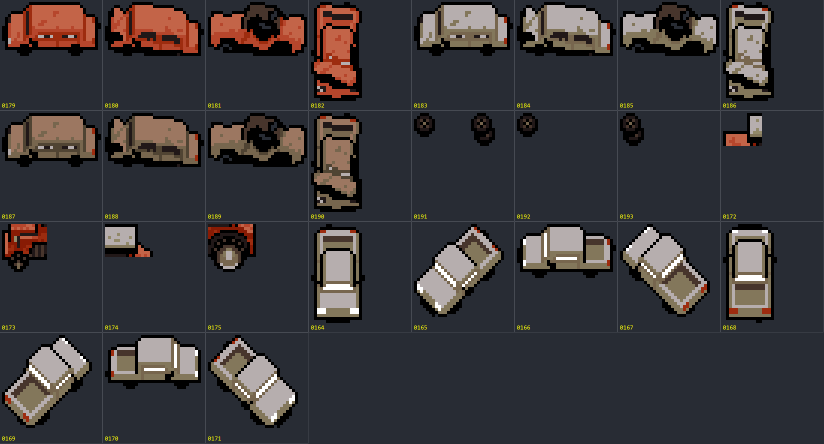
#> input picture tools/contact_sheets/sheet_vehicles.png, 1648 x 888 px (shown at 1/2 size)
$ python extract_contact_sprites.py
#> lines starting #> are read from the running program, lines starting #| are printed output that depends on the picture
# 从素材识别表（contact sheet，6x 放大+网格+标签）反向提取完好车辆 sprite（2026-07-18 F1）。
# 原始素材库未迁移到本机，识别表是仓库内唯一像素来源；6x→除 3 归一回 2x 管线。
# 运行：python tools/extract_contact_sprites.py → assets/sprites/environment/props/vehicle_*.png
from pathlib import Path

from PIL import Image

ROOT = Path(__file__).resolve().parent.parent
SHEET = ROOT / "tools" / "contact_sheets" / "sheet_vehicles.png"
OUT = ROOT / "assets" / "sprites" / "environment" / "props"
COLS = 8
SCALE = 6  # make_contact_sheets.ps1 $scale
PAD = 4

# 完好车辆的 (行, 列, 标签)——按识别表实际排布（行 2 后半 + 行 3 前三格）
TARGETS = [
    (2, 3, "0164"), (2, 4, "0165"), (2, 5, "0166"), (2, 6, "0167"), (2, 7, "0168"),
    (3, 0, "0169"), (3, 1, "0170"), (3, 2, "0171"),
]


def main() -> None:
    sheet = Image.open(SHEET).convert("RGBA")
#> sheet is the input picture: PIL image 1648x888 RGBA; mean R, G, B, A 57.5, 54.9, 57.6, 255
    cell_w = sheet.width // COLS
#> cell_w = 206
    rows = 4
    cell_h = sheet.height // rows
#> cell_h = 222
    sprite_w = cell_w - 2 * PAD
#> sprite_w = 198
    sprite_h = None  # 高度里含 label 区，取到 label 前：cellH = maxH*6 + labelH + 8
    # labelH 反推：假设 maxH*6 = cellH - labelH - 8，label 区约 18px（字体 9pt）
    label_h = 18
    sprite_h = cell_h - label_h - 2 * PAD
#> sprite_h = 196

    for row, col, label in TARGETS:
        x0 = col * cell_w + PAD
        y0 = row * cell_h + PAD
        region = sheet.crop((x0, y0, x0 + sprite_w, y0 + sprite_h))
        bg = region.getpixel((1, 1))
        px = region.load()
        for y in range(region.height):
            for x in range(region.width):
                p = px[x, y]
                if abs(p[0] - bg[0]) <= 6 and abs(p[1] - bg[1]) <= 6 and abs(p[2] - bg[2]) <= 6:
                    px[x, y] = (0, 0, 0, 0)
        bbox = region.getbbox()
        if bbox is None:
            print("[extract] 空:", label)
            continue
        region = region.crop(bbox)
        # 6x → 2x（除 3），对齐现有 props 管线
        small = region.resize((max(region.width // 3, 1), max(region.height // 3, 1)), Image.NEAREST)
        out = OUT / f"vehicle_{label}.png"
        small.save(out)
        print(f"[extract] {out.name}  {small.size}")
#> this loop made 8 passes
#> bbox on passes 1 to 8: (0, 0, 108, 196), (0, 0, 180, 186), (0, 0, 198, 108), (0, 0, 180, 186), (0, 0, 108, 196), (0, 0, 180, 186), (0, 0, 192, 108), (0, 0, 180, 186)
#> pass 1, in main, `region = sheet.crop((x0, y0, x0 + sprite_w, y0 + sprite_h))`:
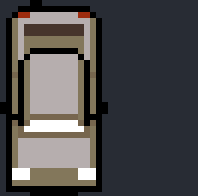
#> region: PIL image 198x196 RGBA; mean R, G, B, A 76.6, 75, 75.4, 255
#> pass 1, in main, `region = region.crop(bbox)`:
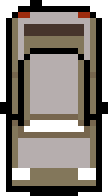
#> region: PIL image 108x196 RGBA; mean R, G, B, A 101.2, 94.3, 87.2, 217.4; transparent parts drawn white
#> pass 1, in main, `small = region.resize((max(region.width // 3, 1), max(region.height //..`:
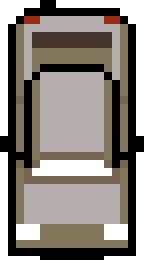
#> small: PIL image 36x65 RGBA (shown 4 times larger); mean R, G, B, A 101.8, 94.8, 87.6, 217.9; transparent parts drawn white
#> pass 2, in main, `region = sheet.crop((x0, y0, x0 + sprite_w, y0 + sprite_h))`:
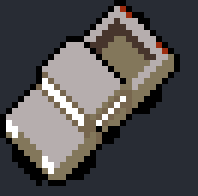
#> region: PIL image 198x196 RGBA; mean R, G, B, A 82, 80, 80.3, 255
#> after the loop:
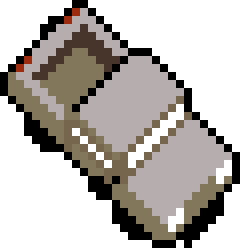
#> small: PIL image 60x62 RGBA (shown 4 times larger); mean R, G, B, A 70.6, 65.8, 61.4, 139.8; transparent parts drawn white


if __name__ == "__main__":
    main()
